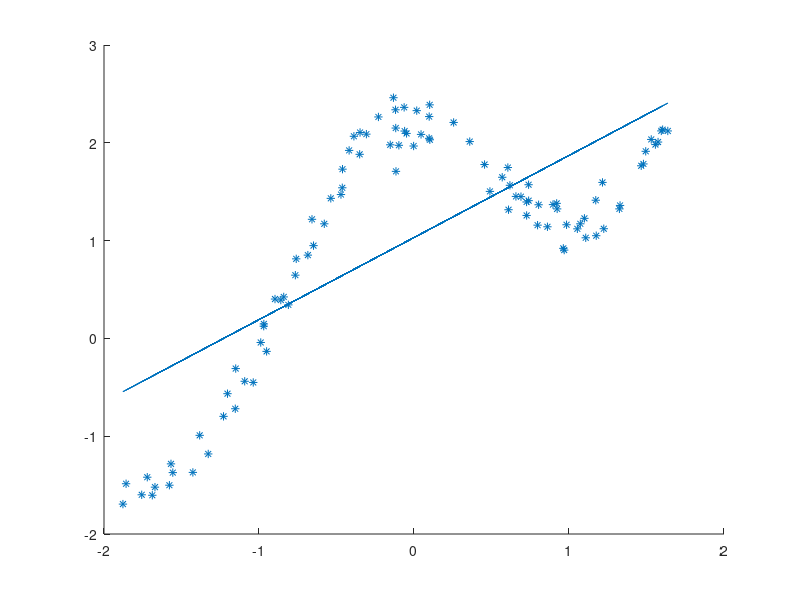

This chart was generated by the following MATLAB code: (Note: this script raises an error after producing the figure.)
% This script solves the first 2 parts of que(2)

%clear the command window and workspace
clc;
clear;

% Set the bandWidth Parameter
bandWid = 0.8;


% Load the data
X = importdata('q3x.dat');
Y = importdata('q3y.dat');

% No. of training data examples
m = size(X,1);

% Normalize the data
NX = normalize(X);
% Donot normalize Y
NY = Y;

% Add X_0 to the columns to get datax
datax = [ones(size(NX)) NX];
datay = NY;



%%%%%%%%%%%%%%%%%%%%%%% UNWEIGHTED %%%%%%%%%%%%%%%%%%%%

% Implement the unweighted linear regression using normal equation
unWeighTheta = (inv(datax'*datax))*datax'*datay;

fprintf('Unweighted Theta: \n[Theta0 = %f , Theta1 = %f]\n\n', unWeighTheta);

hold on;
% Plot the data
scatter(NX,NY,'*k');

% Plot this theta corresponding to unweighted linear regression
plot(NX,datax*unWeighTheta);



%%%%%%%%%%%%%%%%%%%%%%% WEIGHTED %%%%%%%%%%%%%%%%%%%%%%

% Now the part (b)

% Plot this theta for weighted Linear Regression from normal equation 
datap = 100;
minX = min(NX);
maxX = max(NX);
plx = linspace(minX,maxX,datap);

ply = zeros(size(plx));
for i=1:datap
    % Call the localWT function to calculate and return the value of y at
    % this point
    
   ply(i) = localWT(datax , datay , plx(i) , bandWid);
end

plot(plx, ply , 'r','LineWidth',2);

title('Unweighted and Locally weighted Linear Regression with Tau=0.8','FontSize',12.5,'Color','k');

xlabel('x');
ylabel('y');

leg = legend('Data Points' , 'UnWeighted LR estimate','Weighted LR estimate with Tau=0.8','Location','SouthEast');
set(leg,'FontSize',13);